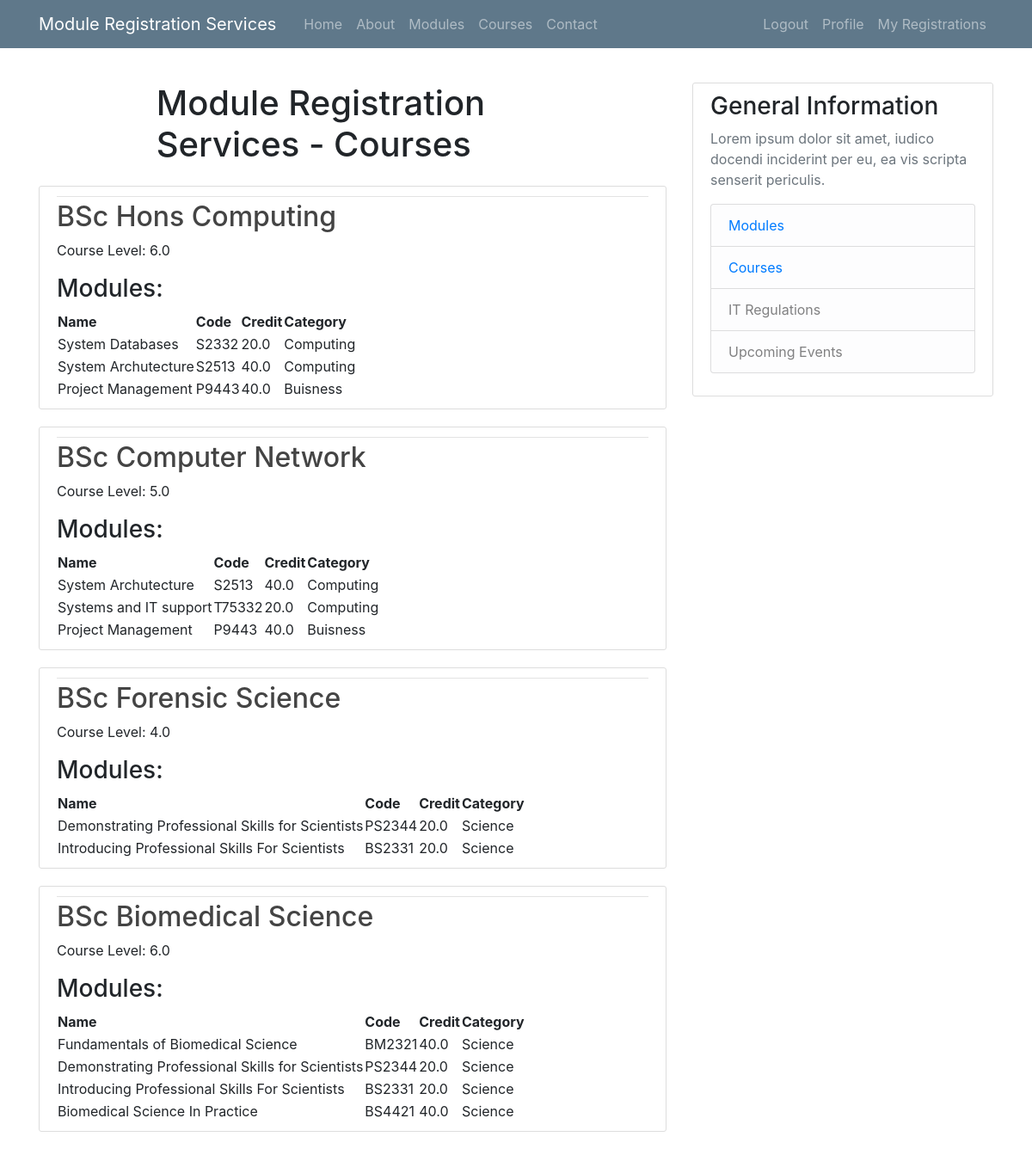
/course (signed in), run on the app's committed database.
### mrreporting/models.py (models this page shows, shortened)
class Course(models.Model):
    name = models.CharField(max_length=255)
    code = models.CharField(max_length=10)
    level = models.FloatField()
    students = models.ManyToManyField('auth.User', related_name='courses')
    description = models.TextField()
    def __str__(self):
        return self.name

class Module(models.Model):
    name = models.CharField(max_length=255)
    code = models.CharField(max_length=10)
    credit = models.FloatField()
    category = models.CharField(max_length=100)
    description = models.TextField()
    availability = models.BooleanField(default=True)
    courses_allowed = models.ManyToManyField(Course, related_name='allowed_modules')

### mrreporting/views.py (the view)
# urls.py: path('course', views.course, name = 'course'),
def course(request):
    courses = Course.objects.all()
    for course in courses:
        print(f"Course: {course.name}")
        for module in course.allowed_modules.all():
            print(f"Module: {module.name}")
    return render(request, 'mrreporting/course.html', {'courses': courses})

### mrreporting/templates/mrreporting/course.html (shortened to what this page needs)
{% extends "mrreporting/base.html" %}
{% block content %}
<div class="container">
    <div class="row">
        <div class="col-lg-8 offset-md-2">
            <h1 class="mb-4">Module Registration Services - Courses</h1>
        </div>
    </div>
</div>
{% for Course in courses %}
<article class="media content-section">
    <div class="media-body">
    <div class="article-metadata">
    </div>
    <h2><a class="article-title" href="{% url 'mrreporting:courses' code=Course.code %}">{{ Course }}</a></h2>
    <p class="article-content">Course Level: {{ Course.level }}</p>
    <h3 class="article-content">Modules:</h3>
            <table class="article-content">
                <thead>
                    <tr>
                        <th>Name</th>
                        <th>Code</th>
                        <th>Credit</th>
                        <th>Category</th>
                    </tr>
                </thead>
                <tbody>
                    {% for module in Course.allowed_modules.all %}
                        <tr>
                            <td>{{ module.name }}</td>
                            <td>{{ module.code }}</td>
                            <td>{{ module.credit }}</td>
                            <td>{{ module.category }}</td>
                        </tr>
                    {% endfor %}
                </tbody>
            </table>
        </div>
    </article>
    {% endfor %}
{% endblock content %}

### mrreporting/static/css/styles.css (style rules this page uses)
html { position: relative; min-height: 100%; }
body { background: #fafafa; color: #333333; margin-top: 5rem; margin-bottom: 50px; }
h1, h2, h3, h4, h5, h6 { color: #444444; }
.content-section { background: #ffffff; padding: 10px 20px; border: 1px solid #dddddd; border-radius: 3px; margin-bottom: 20px; }
.article-title { color: #444444; }
.article-content { white-space: pre-line; }
.article-metadata { padding-bottom: 1px; margin-bottom: 4px; border-bottom: 1px solid #e3e3e3 }

### data on the page
Course: name "BSc Hons Computing", level "6.0"
Module: name "System Databases", code "S2332", credit "20.0", category "Computing"
Module: name "System Archutecture", code "S2513", credit "40.0", category "Computing"
Module: name "Project Management", code "P9443", credit "40.0", category "Buisness"
Course: name "BSc Computer Network", level "5.0"
Module: name "Systems and IT support", code "T75332", credit "20.0", category "Computing"
Course: name "BSc Forensic Science", level "4.0"
Module: name "Demonstrating Professional Skills for Scientists", code "PS2344", credit "20.0", category "Science"
Module: name "Introducing Professional Skills For Scientists", code "BS2331", credit "20.0", category "Science"
Course: name "BSc Biomedical Science", level "6.0"
Module: name "Fundamentals of Biomedical Science", code "BM2321", credit "40.0", category "Science"
Module: name "Biomedical Science In Practice", code "BS4421", credit "40.0", category "Science"
